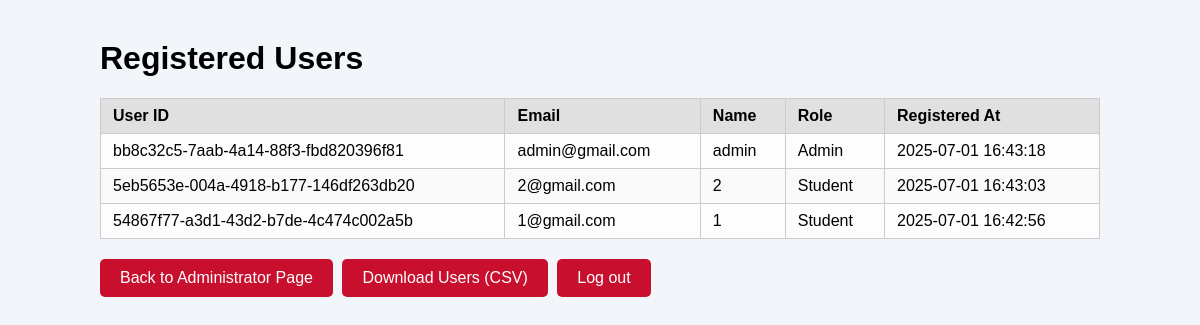
/full_users, run on the app's committed database.
### tables this page shows
CREATE TABLE users (
            id TEXT PRIMARY KEY,
            name TEXT NOT NULL,
            email TEXT NOT NULL UNIQUE,
            password BLOB NOT NULL,
            role TEXT NOT NULL,
            qr_image BLOB NOT NULL,
            last_qr_time TEXT NOT NULL,
            registered_at TEXT NOT NULL
        );

### app.py (the view)
@app.route('/full_users')
def full_users():
    users = get_all_users()
    return render_template('full_users.html', users=users)

### app.py (called while the page is built)
def get_db_connection():
    conn = sqlite3.connect(DATABASE)
    conn.row_factory = sqlite3.Row
    return conn

def get_all_users():
    conn = get_db_connection()
    users = conn.execute('SELECT * FROM users ORDER BY registered_at DESC').fetchall()
    conn.close()
    return users

### templates/full_users.html (shortened to what this page needs)
<!DOCTYPE html>
<html lang="en">
<head>
    <link rel="stylesheet" type="text/css" href="{{ url_for('static', filename='css/style.css') }}">
</head>
<body>
    <div class="admin-container">
        <h1>Registered Users</h1>
        <table class="logs-table">
            <thead>
                <tr>
                    <th>User ID</th>
                    <th>Email</th>
                    <th>Name</th>
                    <th>Role</th>
                    <th>Registered At</th>
                </tr>
            </thead>
            <tbody>
                {% for user in users %}
                    <tr>
                        <td>{{ user.id }}</td>
                        <td>{{ user.email }}</td>
                        <td>{{ user.name }}</td>
                        <td>{{ user.role }}</td>
                        <td>{{ user.registered_at }}</td>
                    </tr>
                {% endfor %}
            </tbody>
        </table>
        <section class="log-actions">
            <a href="{{ url_for('administrator') }}" class="button">Back to Administrator Page</a>
            <a href="{{ url_for('download_users') }}" class="button">Download Users (CSV)</a>
            <a href="{{ url_for('logout') }}" class="button">Log out</a>
        </section>
    </div>
</body>
</html>

### static/css/style.css (style rules this page uses)
body { font-family: sans-serif; background-color: #f2f6fa; margin: 0; padding: 0; }
.button { display: inline-block; padding: 10px 20px; margin: 10px 5px 0 0; background-color: #C8102E; color: white; text-decoration: none; font-weight: 500; border-radius: 6px; transition: background-color 0.3s ease; }
.logs-table { width: 100%; border-collapse: collapse; margin-top: 20px; font-size: 16px; background-color: #fdfdfd; }
.logs-table th, .logs-table td { border: 1px solid #ccc; padding: 8px 12px; text-align: left; }
.logs-table th { background-color: #e0e0e0; font-weight: bold; }
.logs-table tr:nth-child(even) { background-color: #f9f9f9; }
.admin-container { width: 90%; margin: 40px auto; max-width: 1000px; font-family: Arial, sans-serif; }
.button { display: inline-block; background-color: #C8102E; color: white; padding: 10px 20px; margin-top: 20px; text-decoration: none; border-radius: 5px; text-align: center; }

### data on the page
users: id "bb8c32c5-7aab-4a14-88f3-fbd820396f81", email "admin@gmail.com", name "admin", role "Admin", registered_at "2025-07-01 16:43:18"
users: id "5eb5653e-004a-4918-b177-146df263db20", email "2@gmail.com", name "2", role "Student", registered_at "2025-07-01 16:43:03"
users: id "54867f77-a3d1-43d2-b7de-4c474c002a5b", email "1@gmail.com", name "1", role "Student", registered_at "2025-07-01 16:42:56"
